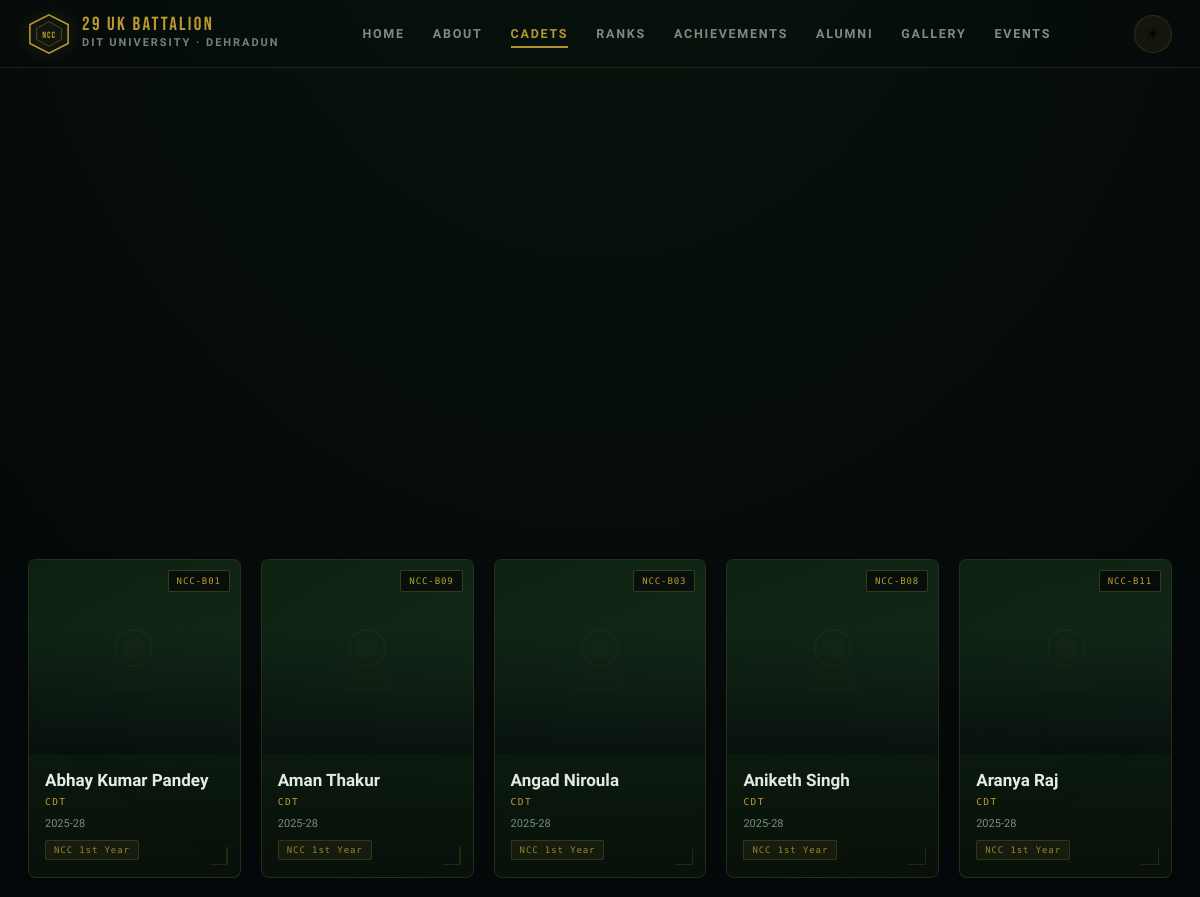
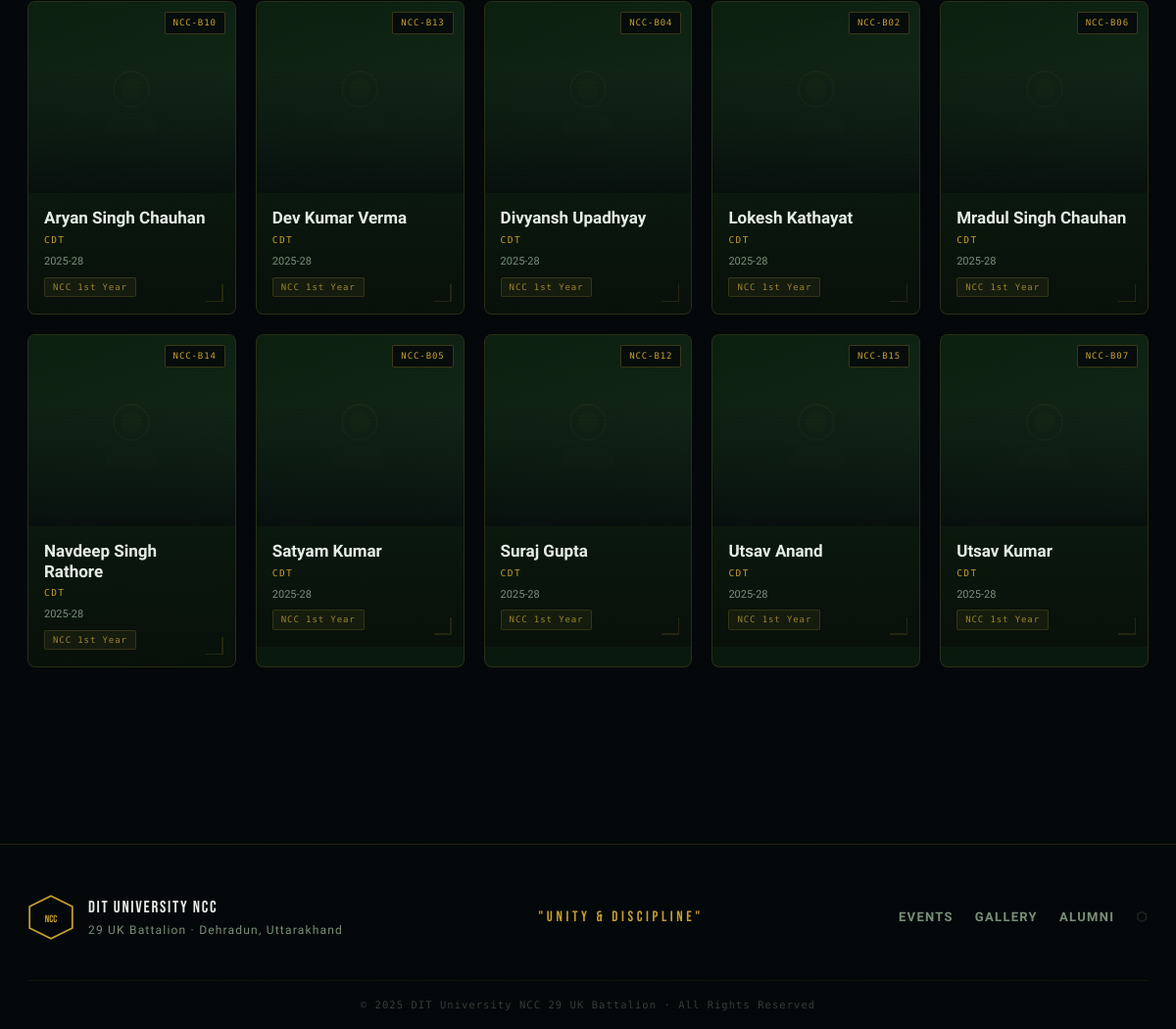
The page /cadets?cat=Buddy on the database as committed earlier (2 pictures, top to bottom).
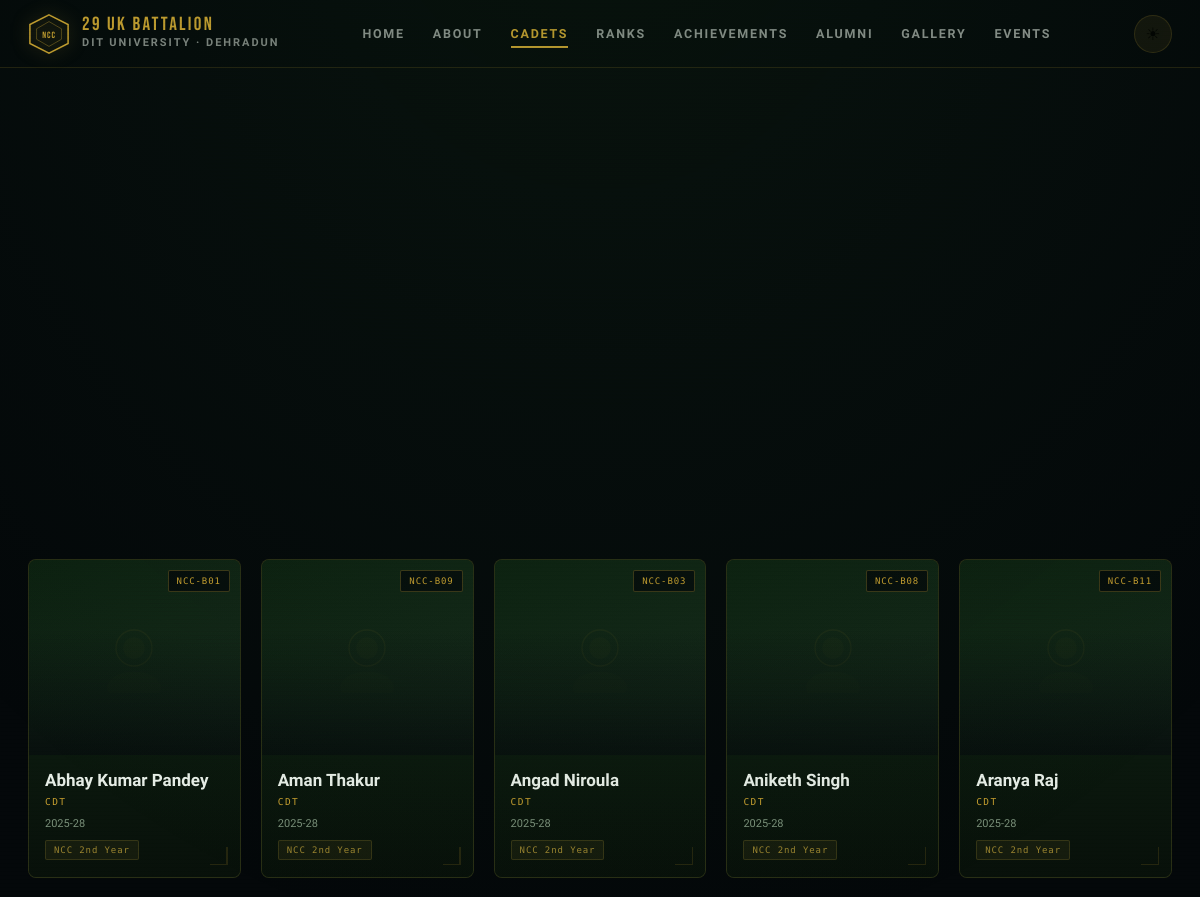
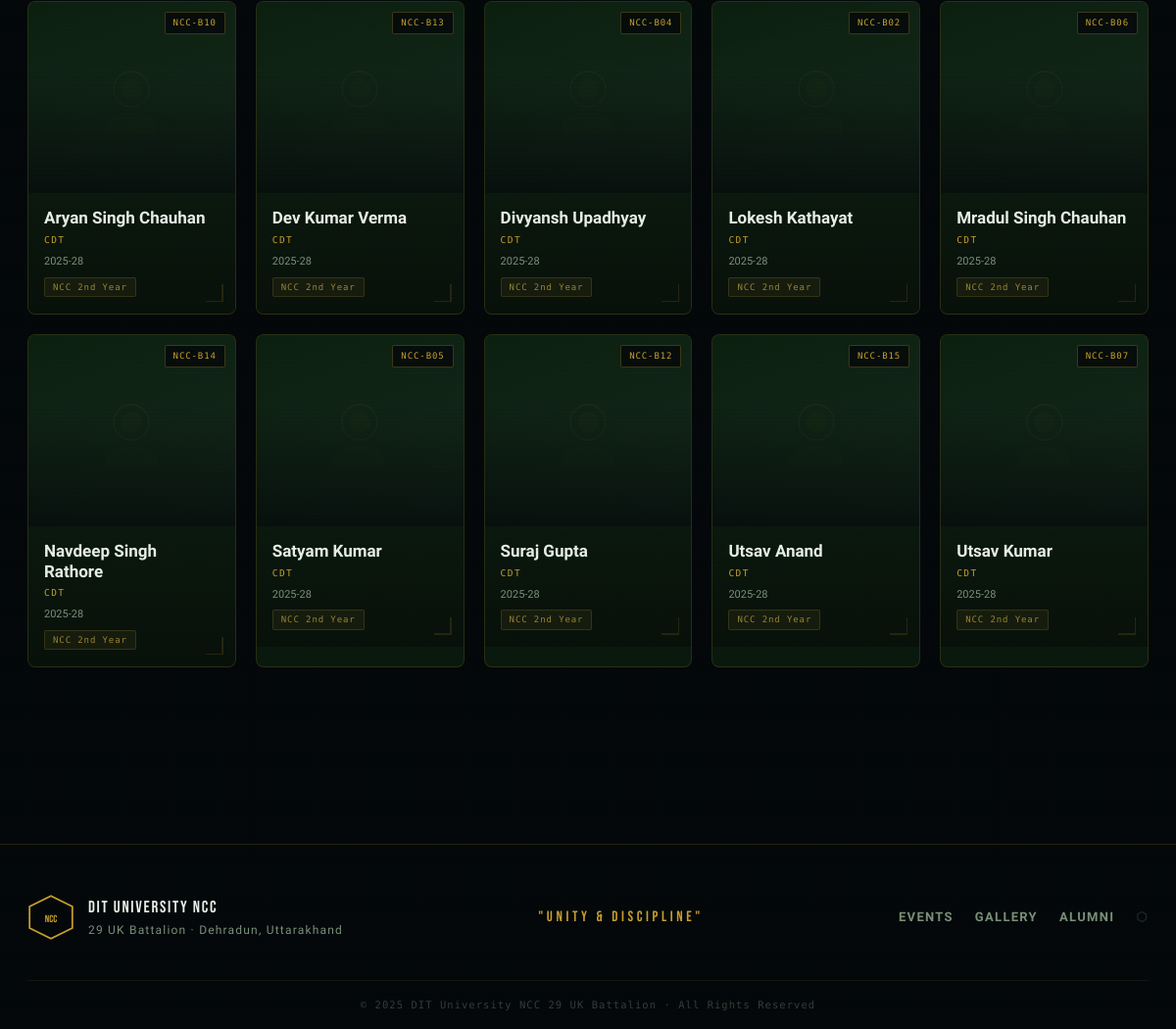
The same page on the database as committed later (2 pictures, top to bottom).
### tables this page shows
CREATE TABLE cadets (
    id              INTEGER PRIMARY KEY AUTOINCREMENT,
    name            TEXT    NOT NULL,
    rank            TEXT    NOT NULL DEFAULT 'Cadet',
    roll_number     TEXT    UNIQUE,
    batch           TEXT    NOT NULL,
    branch          TEXT,
    chest_number    TEXT,
    photo           TEXT,
    bio             TEXT,
    is_rank_holder  INTEGER DEFAULT 0,
    rank_position   TEXT,
    active          INTEGER DEFAULT 1,
    created_at      TEXT    DEFAULT (datetime('now'))
, ncc_year TEXT DEFAULT '', category TEXT DEFAULT 'Senior');

### app.py (the view)
@app.route('/cadets')
def cadets():
    cat    = request.args.get('cat','')
    search = request.args.get('q','')
    sql    = "SELECT * FROM cadets WHERE active=1"
    args   = []
    if cat:
        sql  += " AND category=?"; args.append(cat)
    if search:
        sql  += " AND (name LIKE ? OR rank LIKE ?)"; args += [f'%{search}%',f'%{search}%']
    sql += " ORDER BY category, rank DESC, name"
    all_cadets = query(sql, args)
    seniors = [c for c in all_cadets if c['category'] == 'Senior']
    buddies = [c for c in all_cadets if c['category'] == 'Buddy']
    return render_template('cadets.html', seniors=seniors, buddies=buddies,
                           active_cat=cat, search=search)

### app.py (called while the page is built)
def get_db():
    if 'db' not in g:
        g.db = sqlite3.connect(DB_PATH)
        g.db.row_factory = sqlite3.Row
        g.db.execute("PRAGMA foreign_keys = ON")
    return g.db

def query(sql, args=(), one=False):
    cur = get_db().execute(sql, args)
    rv  = cur.fetchall()
    return (rv[0] if rv else None) if one else rv

### templates/cadets.html (shortened to what this page needs)
{% extends 'base.html' %}
{% block content %}
<div style="padding-top:var(--nav-h)"></div>
<section class="section">
  <div class="section-max">
    {% if buddies %}
    <div>
      <div class="cadets-grid stagger">
        {% for c in buddies %}
        <div class="cadet-card">
          <div class="cadet-photo">
            {% if c['photo'] %}
            <img src="{{ url_for('static', filename='uploads/cadets/'+c['photo']) }}" alt="{{ c['name'] }}" loading="lazy">
            {% else %}
            <div class="cadet-photo-ph">
              <svg viewBox="0 0 80 80" width="72" height="72">
                <circle cx="40" cy="30" r="20" fill="none" stroke="#c8a030" stroke-width="1.5" opacity=".3"/>
                <circle cx="40" cy="30" r="12" fill="rgba(200,168,60,.12)"/>
                <ellipse cx="40" cy="74" rx="30" ry="18" fill="rgba(200,168,60,.08)"/>
              </svg>
            </div>
            {% endif %}
            {% if c['roll_number'] %}<span class="cadet-roll">{{ c['roll_number'] }}</span>{% endif %}
          </div>
          <div class="cadet-body">
            <div class="cadet-name">{{ c['name'] }}</div>
            <span class="cadet-rank-label">{{ c['rank'] }}</span>
            <div class="cadet-meta">
              <span>{{ c['batch'] }}</span>
            </div>
            <div class="cadet-year-pill">{{ c['ncc_year'] or 'NCC 1st Year' }}</div>
            <div class="cadet-corner"></div>
          </div>
        </div>
        {% endfor %}
      </div>
    </div>
    {% endif %}
  </div>
</section>
{% endblock %}

Rows that differ between the two databases and show on the page:
changed cadets "Abhay Kumar Pandey": ncc_year "NCC 1st Year" → "NCC 2nd Year"
changed cadets "Aman Thakur": ncc_year "NCC 1st Year" → "NCC 2nd Year"
changed cadets "Angad Niroula": ncc_year "NCC 1st Year" → "NCC 2nd Year"
changed cadets "Aniketh Singh": ncc_year "NCC 1st Year" → "NCC 2nd Year"
changed cadets "Aranya Raj": ncc_year "NCC 1st Year" → "NCC 2nd Year"
changed cadets "Aryan Singh Chauhan": ncc_year "NCC 1st Year" → "NCC 2nd Year"
changed cadets "Dev Kumar Verma": ncc_year "NCC 1st Year" → "NCC 2nd Year"
changed cadets "Divyansh Upadhyay": ncc_year "NCC 1st Year" → "NCC 2nd Year"
changed cadets "Lokesh Kathayat": ncc_year "NCC 1st Year" → "NCC 2nd Year"
changed cadets "Mradul Singh Chauhan": ncc_year "NCC 1st Year" → "NCC 2nd Year"
changed cadets "Navdeep Singh Rathore": ncc_year "NCC 1st Year" → "NCC 2nd Year"
changed cadets "Satyam Kumar": ncc_year "NCC 1st Year" → "NCC 2nd Year"
changed cadets "Suraj Gupta": ncc_year "NCC 1st Year" → "NCC 2nd Year"
changed cadets "Utsav Anand": ncc_year "NCC 1st Year" → "NCC 2nd Year"
changed cadets "Utsav Kumar": ncc_year "NCC 1st Year" → "NCC 2nd Year"
